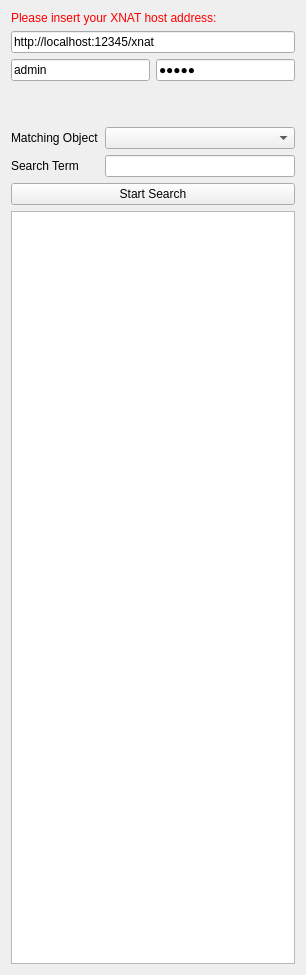
<?xml version="1.0" encoding="UTF-8"?>
<ui version="4.0">
 <class>QmitkXnatSimpleSearchViewControls</class>
 <widget class="QWidget" name="QmitkXnatSimpleSearchViewControls">
  <property name="geometry">
   <rect>
    <x>0</x>
    <y>0</y>
    <width>306</width>
    <height>975</height>
   </rect>
  </property>
  <property name="minimumSize">
   <size>
    <width>0</width>
    <height>0</height>
   </size>
  </property>
  <property name="windowTitle">
   <string>QmitkTemplate</string>
  </property>
  <property name="windowIcon">
   <iconset>
    <normaloff>xnat_icon.ico</normaloff>xnat_icon.ico</iconset>
  </property>
  <layout class="QVBoxLayout" name="verticalLayout">
   <item>
    <layout class="QVBoxLayout" name="verticalLayout_2">
     <item>
      <widget class="QLabel" name="labelWarning">
       <property name="styleSheet">
        <string notr="true">QLabel { color: rgb(255, 0, 0) }</string>
       </property>
       <property name="text">
        <string>Please insert your XNAT host address:</string>
       </property>
      </widget>
     </item>
     <item>
      <widget class="QLineEdit" name="inHostAddress">
       <property name="minimumSize">
        <size>
         <width>230</width>
         <height>0</height>
        </size>
       </property>
       <property name="toolTip">
        <string>&lt;html&gt;&lt;head/&gt;&lt;body&gt;&lt;p&gt;Examples:&lt;/p&gt;&lt;p&gt;&amp;quot;http://localhost:8080/xnat&amp;quot;&lt;/p&gt;&lt;p&gt;&amp;quot;http://central.xnat.org:80&amp;quot;&lt;/p&gt;&lt;p&gt;&amp;quot;https://xnat.myserver.de:443&amp;quot;&lt;/p&gt;&lt;/body&gt;&lt;/html&gt;</string>
       </property>
       <property name="text">
        <string>http://localhost:12345/xnat</string>
       </property>
       <property name="placeholderText">
        <string>http(s)://host:port/pathToXnatServerInstance</string>
       </property>
      </widget>
     </item>
     <item>
      <layout class="QHBoxLayout" name="horizontalLayout">
       <item>
        <widget class="QLineEdit" name="inUser">
         <property name="text">
          <string>admin</string>
         </property>
         <property name="placeholderText">
          <string>User</string>
         </property>
        </widget>
       </item>
       <item>
        <widget class="QLineEdit" name="inPassword">
         <property name="minimumSize">
          <size>
           <width>53</width>
           <height>0</height>
          </size>
         </property>
         <property name="text">
          <string>admin</string>
         </property>
         <property name="echoMode">
          <enum>QLineEdit::Password</enum>
         </property>
         <property name="placeholderText">
          <string>Password</string>
         </property>
        </widget>
       </item>
      </layout>
     </item>
     <item>
      <spacer name="verticalSpacer">
       <property name="orientation">
        <enum>Qt::Vertical</enum>
       </property>
       <property name="sizeType">
        <enum>QSizePolicy::Minimum</enum>
       </property>
       <property name="sizeHint" stdset="0">
        <size>
         <width>20</width>
         <height>40</height>
        </size>
       </property>
      </spacer>
     </item>
     <item>
      <layout class="QGridLayout" name="gridLayout">
       <item row="1" column="1">
        <widget class="QComboBox" name="objectComboBox">
         <property name="sizePolicy">
          <sizepolicy hsizetype="Preferred" vsizetype="Fixed">
           <horstretch>0</horstretch>
           <verstretch>0</verstretch>
          </sizepolicy>
         </property>
         <item>
          <property name="text">
           <string/>
          </property>
         </item>
         <item>
          <property name="text">
           <string>Project</string>
          </property>
         </item>
         <item>
          <property name="text">
           <string>Subject</string>
          </property>
         </item>
         <item>
          <property name="text">
           <string>Experiment</string>
          </property>
         </item>
        </widget>
       </item>
       <item row="1" column="0">
        <widget class="QLabel" name="objectLabel">
         <property name="text">
          <string>Matching Object</string>
         </property>
        </widget>
       </item>
       <item row="2" column="1">
        <widget class="QLineEdit" name="termLineEdit">
         <property name="sizePolicy">
          <sizepolicy hsizetype="Expanding" vsizetype="Fixed">
           <horstretch>0</horstretch>
           <verstretch>0</verstretch>
          </sizepolicy>
         </property>
        </widget>
       </item>
       <item row="2" column="0">
        <widget class="QLabel" name="termLabel">
         <property name="text">
          <string>Search Term</string>
         </property>
        </widget>
       </item>
      </layout>
     </item>
     <item>
      <widget class="QPushButton" name="buttonStartSearch">
       <property name="enabled">
        <bool>true</bool>
       </property>
       <property name="toolTip">
        <string>Get all projects</string>
       </property>
       <property name="text">
        <string>Start Search</string>
       </property>
      </widget>
     </item>
     <item>
      <widget class="QTreeView" name="treeView"/>
     </item>
    </layout>
   </item>
  </layout>
 </widget>
 <layoutdefault spacing="6" margin="11"/>
 <resources>
  <include location="images.qrc"/>
 </resources>
 <connections/>
</ui>
